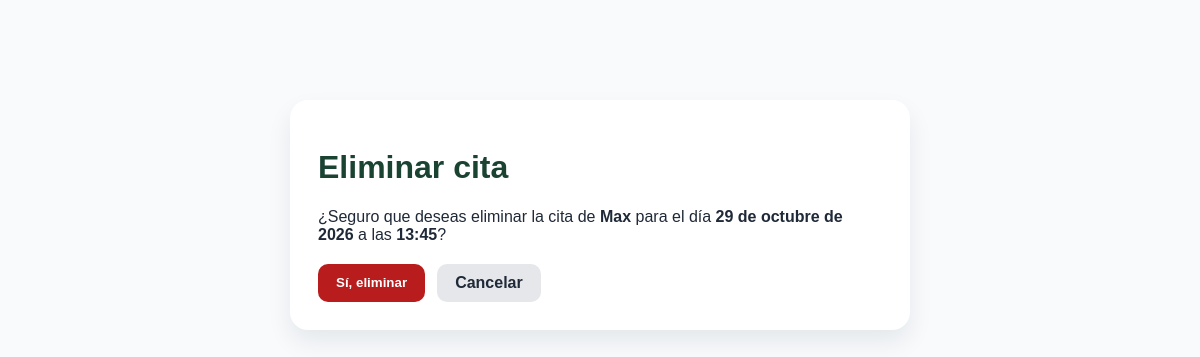
/citas/2/eliminar/ (signed in), run on the app's committed database.
### clinica/models.py (models this page shows, shortened)
class Cita(models.Model):
    ESTADO_CHOICES = [
        ('pendiente', 'Pendiente'),
        ('atendida', 'Atendida'),
        ('cancelada', 'Cancelada'),
    ]
    mascota = models.ForeignKey(Mascota, on_delete=models.CASCADE, related_name='citas')
    fecha = models.DateField()
    hora = models.TimeField()
    motivo = models.TextField()
    estado = models.CharField(max_length=20, choices=ESTADO_CHOICES, default='pendiente')
    class Meta:
        ordering = ['fecha', 'hora']
        verbose_name = 'Cita'
        verbose_name_plural = 'Citas'

class Mascota(models.Model):
    ESPECIE_CHOICES = [
        ('Perro', 'Perro'),
        ('Gato', 'Gato'),
        ('Conejo', 'Conejo'),
        ('Hamster', 'Hamster'),
        ('Ave', 'Ave'),
    ]
    nombre = models.CharField(max_length=100)
    especie = models.CharField(max_length=20, choices=ESPECIE_CHOICES)
    raza = models.CharField(max_length=100)
    nombre_dueno = models.CharField(max_length=150)

### clinica/views.py (the view)
# urls.py: path("citas/<int:cita_id>/eliminar/", views.eliminar_cita, name="eliminar_cita"),
@login_required(login_url='login_recepcionista')
def eliminar_cita(request, cita_id):
    cita = Cita.objects.get(pk=cita_id)
    if request.method == 'POST':
        cita.delete()
        messages.success(request, 'Cita eliminada correctamente.')
        return redirect('agenda_diaria')
    return render(request, 'clinica/eliminar_cita.html', {'cita': cita})

### templates/clinica/eliminar_cita.html (shortened to what this page needs)
<!DOCTYPE html>
<html lang="es">
<head>
</head>
<body>
    <div class="container">
        <div class="card">
            <h1>Eliminar cita</h1>
            <p>¿Seguro que deseas eliminar la cita de <strong>{{ cita.mascota.nombre }}</strong> para el día <strong>{{ cita.fecha }}</strong> a las <strong>{{ cita.hora }}</strong>?</p>
            <form method="post">
                <div class="actions">
                    <button type="submit" class="btn btn-danger">Sí, eliminar</button>
                    <a href="{% url 'agenda_diaria' %}" class="btn btn-secondary">Cancelar</a>
                </div>
            </form>
        </div>
    </div>
</body>
</html>

### templates/clinica/eliminar_cita.html (style rules this page uses)
body { font-family: Arial, sans-serif; background: #f8fafc; color: #1f2937; }
.container { max-width: 620px; margin: 100px auto; padding: 0 20px; }
.card { background: white; border-radius: 18px; box-shadow: 0 12px 24px rgba(15, 23, 42, 0.08); padding: 28px; }
h1 { color: #1b4332; }
.actions { display: flex; gap: 12px; flex-wrap: wrap; margin-top: 20px; }
.btn { display: inline-block; text-decoration: none; border: none; border-radius: 10px; padding: 10px 18px; font-weight: 700; cursor: pointer; }
.btn-danger { background: #b91c1c; color: white; }
.btn-secondary { background: #e5e7eb; color: #1f2937; }

### data on the page
Cita: mascota.nombre "Max", fecha "29 de octubre de 2026", hora "13:45"
